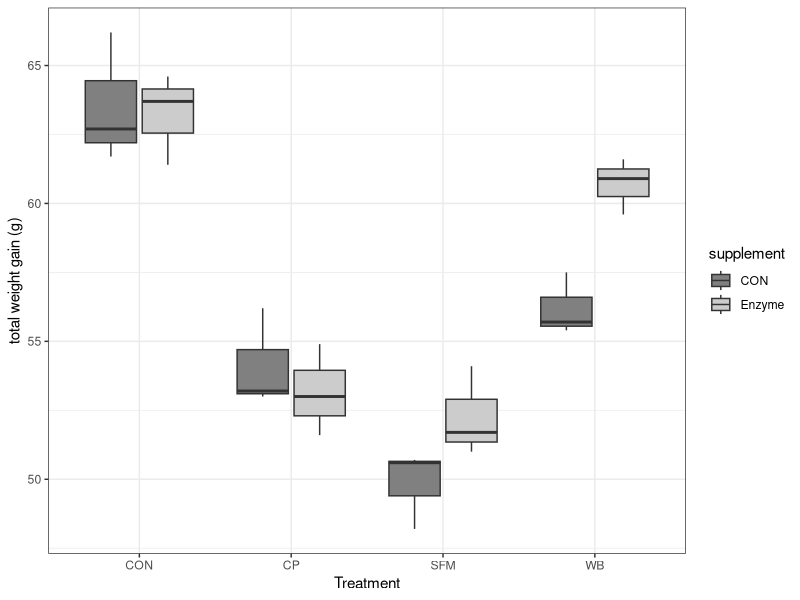
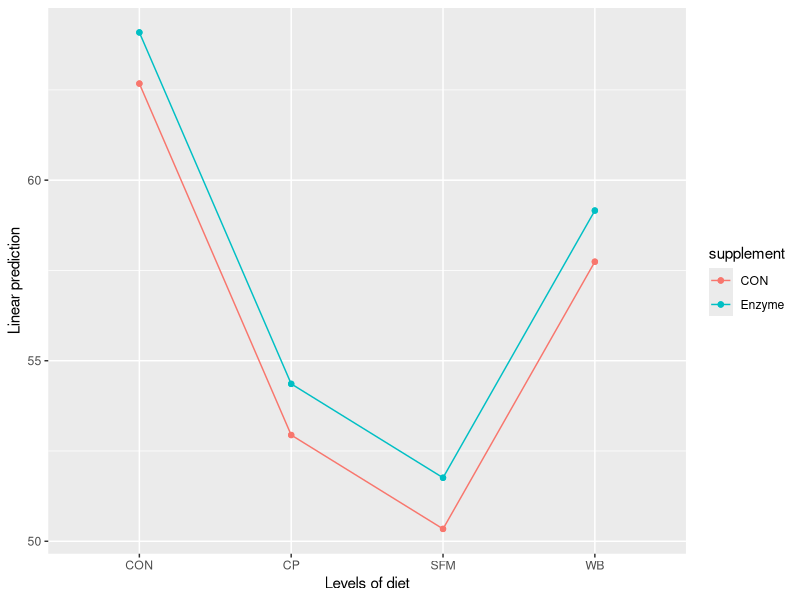

Recreate these plots in R, in order.
# Load libraries
library(car)
library(tibble)
library(ggplot2)
library(emmeans)

# Function for Type II ANOVA table
Anova_table <- function(model) {
  At2 <- Anova(model, Type = 2)         # Type II SS
  At1 <- anova(model)                   # Type I SS
  SStotal <- sum(At1[, 2])
  dftotal <- sum(At1[, 1])
  Total <- as.data.frame(cbind(SStotal, dftotal, "", ""))
  rownames(Total) <- "Total"
  names(Total) <- names(At2)
  Avtable <- rbind(At2, Total)
  
  for (c in 1:4) {
    Avtable[, c] <- as.numeric(Avtable[, c])
  }
  rows <- dim(Avtable)[1]
  MS <- as.numeric(Avtable[, 1]) / as.numeric(Avtable[, 2])
  Avtable <- add_column(Avtable, MS, .after = 2)
  return(Avtable)
}


# Load data
tilapia_data <- read.table("Tilapia_growth.txt", header = TRUE, sep = "\t")

# Convert to factors
tilapia_data$diet <- as.factor(tilapia_data$diet)
tilapia_data$supplement <- as.factor(tilapia_data$supplement)

# Boxplot
ggplot(data = tilapia_data, aes(x = diet, y = WG_total, fill = supplement)) +
  geom_boxplot() +
  scale_fill_grey(start = 0.5, end = 0.8) +
  theme_bw() +
  ylab("total weight gain (g)") +
  xlab("Treatment")

# Full interaction model
model1 <- lm(WG_total ~ diet * supplement, data = tilapia_data)
Anova_table(model1)
summary(model1)

# Estimated marginal means
emmeans(model1, specs = "diet", by = "supplement")

  # Additive model
model.add <- lm(WG_total ~ diet + supplement, data = tilapia_data)
emmip(emmeans(model.add, specs = "diet", by = "supplement"),
      supplement ~ diet)
